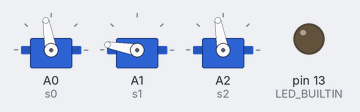
The sketch below on a simulated Arduino Uno, built with avr-gcc and run on an emulated ATmega328P. Parts: 3 × servo, output pins drawn as LEDs (lit = HIGH).

Above: at 0.05 s.
At 6.25 s:
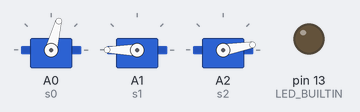
At 12.45 s:
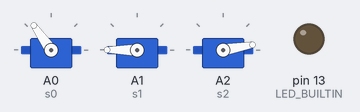
At 18.65 s:
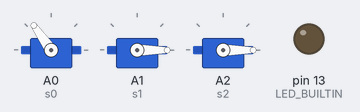
At 24.95 s:
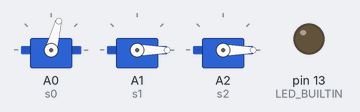
Timing chart, 0 to 32.5 s (numbered marks = the images above):
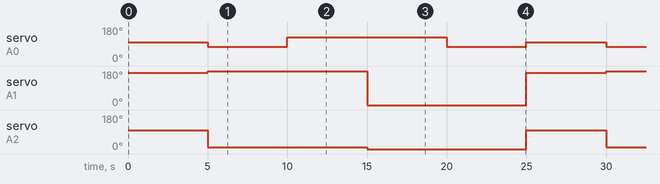

Measured:
- by itself, servo on A0 (s0): repeats every 25.0 s: 125° 10.0 s, 75° 5.0 s, 100° 5.0 s, 75° 5.0 s
- by itself, servo on A1 (s1): repeats every 25.0 s: 0° 10.0 s, 170° 5.0 s, 180° 10.0 s
- by itself, servo on A2 (s2): repeats every 25.0 s: 0° 10.0 s, 100° 5.0 s, 10° 10.0 s

The sketch:

brush.ino
```cpp
#include <Servo.h>
Servo s0;
Servo s1;
Servo s2;

void setup() {
  // put your setup code here, to run once:
  pinMode(LED_BUILTIN, OUTPUT);
  digitalWrite(LED_BUILTIN, LOW);

  s0.attach(A0);
  s1.attach(A1);
  s2.attach(A2);

}
void loop(){
 //Position 1
  s0.write(100);
  s1.write(170);
  s2.write(100);
  delay(5000);


 //Position 2
  s0.write(75);
  s1.write(180);
  s2.write(10);
  delay(5000);


   //Position 3
  s0.write(125);
  s1.write(180);
  s2.write(10);
  delay(5000);


   //Position 4
  s0.write(125);
  s1.write(0);
  s2.write(0);
  delay(5000);


    //postion 5
  s0.write(75);
  s1.write(0);
  s2.write(0);
  delay(5000);

}
```
